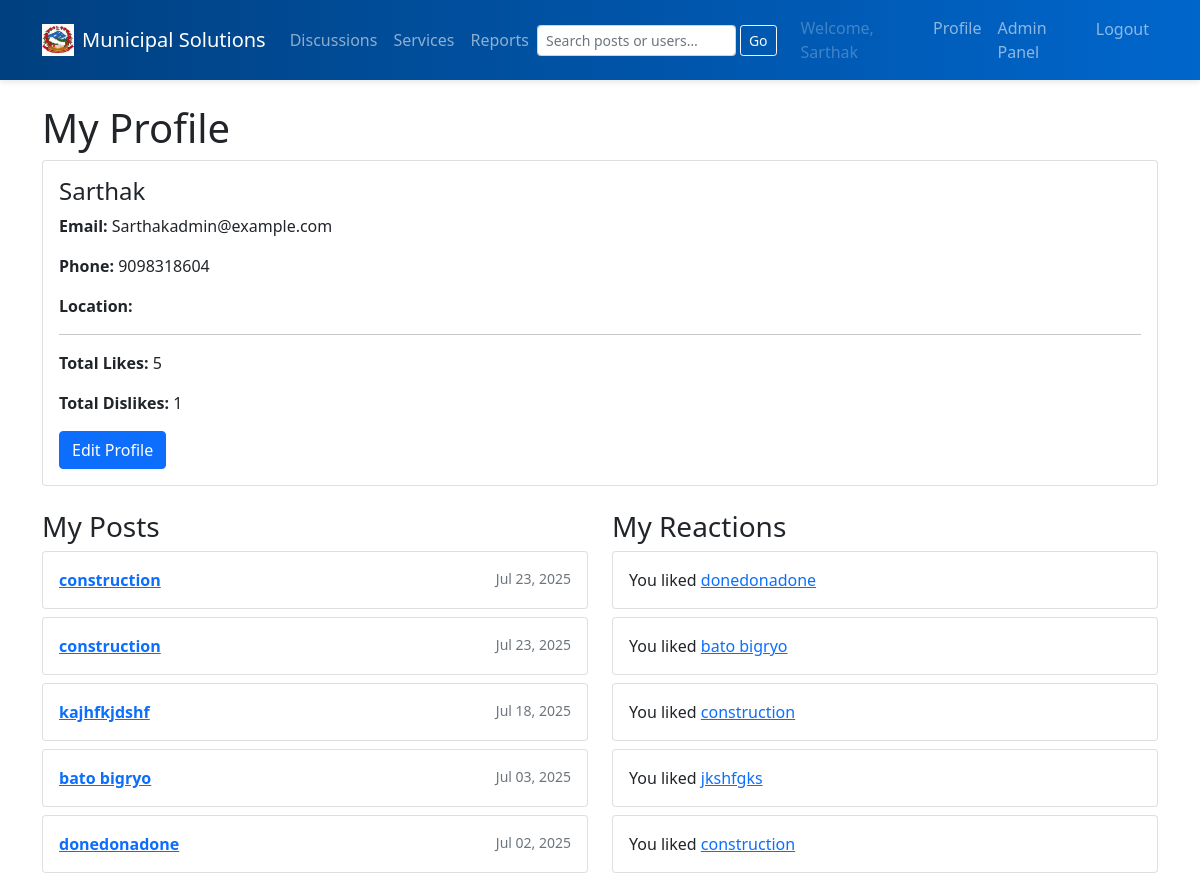
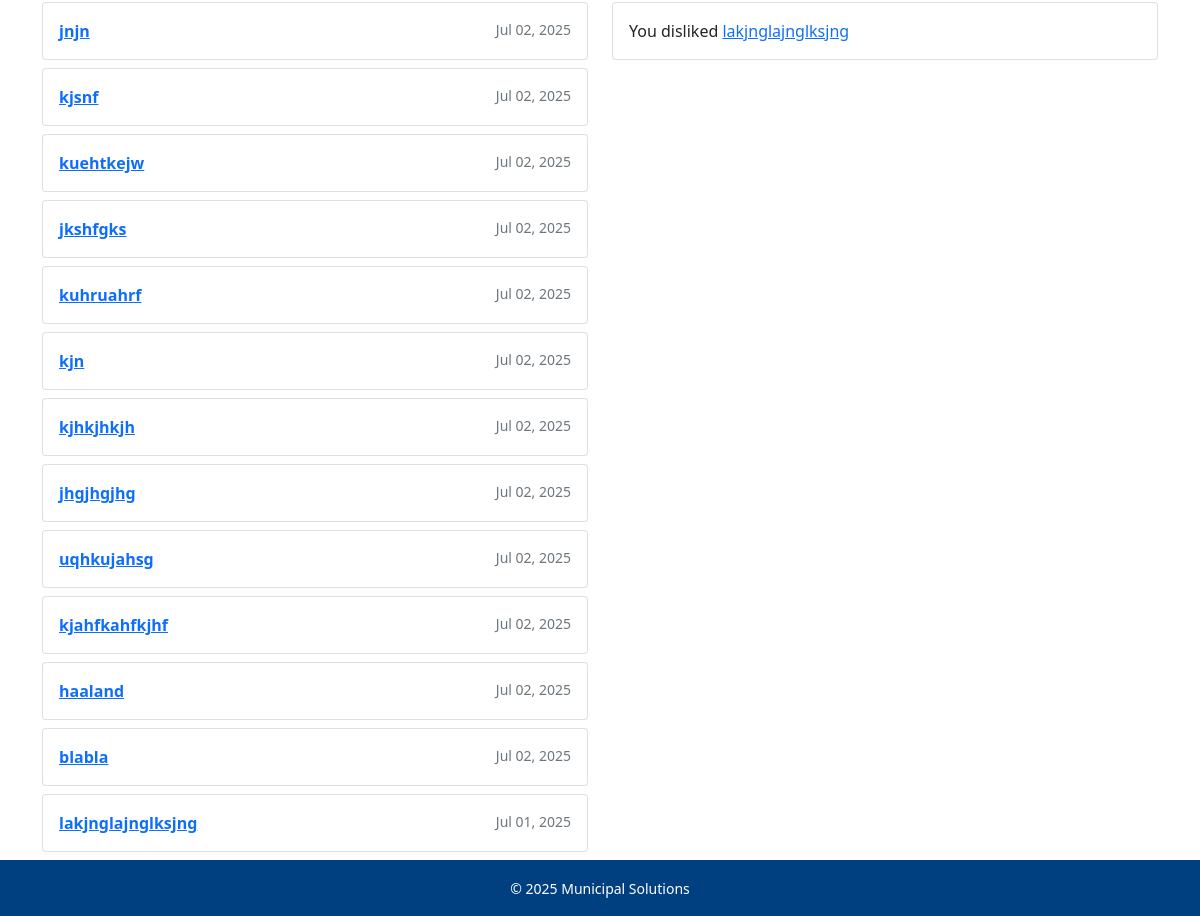
Page /accounts/profile/ (signed in) on the committed database (2 pictures, top to bottom).
### accounts/models.py (models this page shows, shortened)
class CustomUser(AbstractUser):
    is_admin     = models.BooleanField(default=False)
    phone_number = models.CharField(max_length=20, blank=True)
    address      = models.TextField(blank=True)
    email        = models.EmailField(unique=True)

### services/models.py (models this page shows, shortened)
class DiscussionPost(models.Model):
    CATEGORY_TAX          = 'tax'
    CATEGORY_CONSTRUCTION = 'construction'
    CATEGORY_HEALTH       = 'health'
    CATEGORY_CHOICES = [
        (CATEGORY_TAX,          'Tax'),
        (CATEGORY_CONSTRUCTION, 'Construction'),
        (CATEGORY_HEALTH,       'Health'),
    ]
    author     = models.ForeignKey(CustomUser, on_delete=models.CASCADE)
    title      = models.CharField(max_length=200)
    content    = models.TextField()
    image      = models.ImageField(upload_to='discussion_images/', blank=True, null=True)
    location   = models.CharField(max_length=100, blank=True, null=True)
    category   = models.CharField(
        max_length=20,
        choices=CATEGORY_CHOICES,
        default=CATEGORY_TAX,
        help_text="Select one: Tax, Construction or Health"
    )
    created_at = models.DateTimeField(auto_now_add=True)
    updated_at = models.DateTimeField(auto_now=True)
    likes      = models.PositiveIntegerField(default=0)
    dislikes   = models.PositiveIntegerField(default=0)

class PostReaction(models.Model):
    LIKE     = 'like'
    DISLIKE  = 'dislike'
    VOTE_CHOICES = [
        (LIKE, 'Like'),
        (DISLIKE, 'Dislike'),
    ]
    user      = models.ForeignKey(settings.AUTH_USER_MODEL, on_delete=models.CASCADE)
    post      = models.ForeignKey(DiscussionPost,            on_delete=models.CASCADE)
    reaction  = models.CharField(max_length=7, choices=VOTE_CHOICES)
    class Meta:
        unique_together = ('user', 'post')

### accounts/views.py (the view)
# urls.py: path('profile/', views.profile, name='profile'),
@login_required
def profile(request):
    user = request.user
    posts = DiscussionPost.objects.filter(author=user).order_by('-created_at')
    reactions = PostReaction.objects.filter(user=user).order_by('-id')
    likes_count = reactions.filter(reaction='like').count()
    dislikes_count = reactions.filter(reaction='dislike').count()
    return render(request, 'accounts/profile.html', {
        'posts': posts,
        'reactions': reactions,
        'likes_count': likes_count,
        'dislikes_count': dislikes_count,
    })

### templates/accounts/profile.html
{% extends 'base.html' %}
{% block content %}
  <h1>My Profile</h1>
  <div class="card mb-4">
    <div class="card-body">
      <h4>{{ user.username }}</h4>
      <p><strong>Email:</strong> {{ user.email }}</p>
      <p><strong>Phone:</strong> {{ user.phone_number }}</p>
      <p><strong>Location:</strong> {{ user.profile.location }}</p>
      <hr>
      <p><strong>Total Likes:</strong> {{ likes_count }}</p>
      <p><strong>Total Dislikes:</strong> {{ dislikes_count }}</p>
      <a href="{% url 'edit_profile' %}" class="btn btn-primary">Edit Profile</a>
    </div>
  </div>
  <div class="row">
    <div class="col-md-6">
      <h3>My Posts</h3>
      {% for post in posts %}
        <div class="card mb-2">
          <div class="card-body">
            <a href="{% url 'post_detail' post.id %}">
              <strong>{{ post.title }}</strong>
            </a>
            <span class="float-end text-muted small">
              {{ post.created_at|date:"M d, Y" }}
            </span>
          </div>
        </div>
      {% empty %}
        <p>No posts yet.</p>
      {% endfor %}
    </div>
    <div class="col-md-6">
      <h3>My Reactions</h3>
      {% for r in reactions %}
        <div class="card mb-2">
          <div class="card-body">
            You {{ r.reaction }}d
            <a href="{% url 'post_detail' r.post.id %}">{{ r.post.title }}</a>
          </div>
        </div>
      {% empty %}
        <p>No likes/dislikes yet.</p>
      {% endfor %}
    </div>
  </div>
{% endblock %}

### templates/base.html (shortened to what this page needs)
{% load static %}
<!DOCTYPE html>
<html>
<head>
    <link href="{% static 'css/style.css' %}" rel="stylesheet">
    <link href="https://cdn.jsdelivr.net/npm/bootstrap@5.1.3/dist/css/bootstrap.min.css"
          rel="stylesheet">
</head>
<body>
<nav class="navbar navbar-expand-lg navbar-dark">
  <div class="container">
    <a class="navbar-brand d-flex align-items-center" href="{% url 'home' %}">
      <img src="{% static 'css/img/ms_logo.jpeg' %}"
           alt="MS logo"
           height="32"
           class="me-2">
      Municipal Solutions
    </a>
    <div class="collapse navbar-collapse" id="mainNav">
      <ul class="navbar-nav me-auto mb-2 mb-lg-0">
        <li class="nav-item">
          <a class="nav-link" href="{% url 'discussions' %}">Discussions</a>
        </li>
        <li class="nav-item">
          <a class="nav-link" href="{% url 'service_page' %}">Services</a>
        </li>
        <li class="nav-item">
          <a class="nav-link" href="{% url 'reports' %}">Reports</a>
        </li>
      </ul>
      <form class="d-flex me-3" action="{% url 'search' %}" method="get">
        <input
          class="form-control form-control-sm"
          type="search"
          name="q"
          placeholder="Search posts or users…"
          value="{{ request.GET.q|default_if_none:'' }}"
        >
        <button class="btn btn-sm btn-outline-light ms-1" type="submit">Go</button>
      </form>
      <ul class="navbar-nav mb-2 mb-lg-0">
        {% if user.is_authenticated %}
          <li class="nav-item">
            <span class="nav-link disabled">Welcome, {{ user.username }}</span>
          </li>
          <li class="nav-item">
            <a class="nav-link" href="{% url 'profile' %}">Profile</a>
          </li>
          {% if user.is_admin %}
            <li class="nav-item">
              <a class="nav-link" href="{% url 'admin:index' %}">Admin Panel</a>
            </li>
          {% endif %}
          <li class="nav-item">
            <form method="post" action="{% url 'logout' %}">
              <button type="submit" class="nav-link btn btn-link">Logout</button>
            </form>
          </li>
        {% endif %}
      </ul>
    </div>
  </div>
</nav>
<div class="container mt-4 content-wrap">
  {% block content %}{% endblock %}
</div>
<footer style="background:#004080; color:white; text-align:center; padding:1rem 0;">
  <small>© {% now "Y" %} Municipal Solutions</small>
</footer>
</body>
</html>

### static/css/style.css (style rules this page uses)
:root { --primary: #004080; --secondary: #0066cc; --light-bg: #f8f9fa; --text: #212529; --seal-opacity: 0.40; --transition: 0.2s ease; --border-radius: 0.5rem; --card-shadow: 0 2px 6px rgba(0,0,0,0.1); }
*, *::before, *::after { box-sizing: border-box; margin: 0; padding: 0; }
body { font-family: 'Inter', sans-serif; background: var(--light-bg); color: var(--text); line-height: 1.6; }
.navbar { background: linear-gradient(90deg, var(--primary), var(--secondary)); box-shadow: var(--card-shadow); }
.navbar-brand img { height: 32px; margin-right: 0.5rem; }
.nav-link { transition: background-color var(--transition), color var(--transition); }

### rows in the picture
CustomUser: username "Sarthak", email "Sarthakadmin@example.com", phone_number "9098318604"
DiscussionPost: title "construction", created_at "Jul 23, 2025"
DiscussionPost: title "construction", created_at "Jul 23, 2025"
DiscussionPost: title "kajhfkjdshf", created_at "Jul 18, 2025"
DiscussionPost: title "bato bigryo", created_at "Jul 03, 2025"
DiscussionPost: title "donedonadone", created_at "Jul 02, 2025"
DiscussionPost: title "jnjn", created_at "Jul 02, 2025"
DiscussionPost: title "kjsnf", created_at "Jul 02, 2025"
DiscussionPost: title "kuehtkejw", created_at "Jul 02, 2025"
DiscussionPost: title "jkshfgks", created_at "Jul 02, 2025"
DiscussionPost: title "kuhruahrf", created_at "Jul 02, 2025"
DiscussionPost: title "kjn", created_at "Jul 02, 2025"
DiscussionPost: title "kjhkjhkjh", created_at "Jul 02, 2025"
DiscussionPost: title "jhgjhgjhg", created_at "Jul 02, 2025"
DiscussionPost: title "uqhkujahsg", created_at "Jul 02, 2025"
DiscussionPost: title "kjahfkahfkjhf", created_at "Jul 02, 2025"
DiscussionPost: title "haaland", created_at "Jul 02, 2025"
DiscussionPost: title "blabla", created_at "Jul 02, 2025"
DiscussionPost: title "lakjnglajnglksjng", created_at "Jul 01, 2025"
PostReaction: reaction "like", post "donedonadone"
PostReaction: reaction "like", post "bato bigryo"
PostReaction: reaction "like", post "construction"
PostReaction: reaction "like", post "jkshfgks"
PostReaction: reaction "like", post "construction"
PostReaction: reaction "dislike", post "lakjnglajnglksjng"

### other values in the picture
{{ likes_count }} "5"
{{ dislikes_count }} "1"
